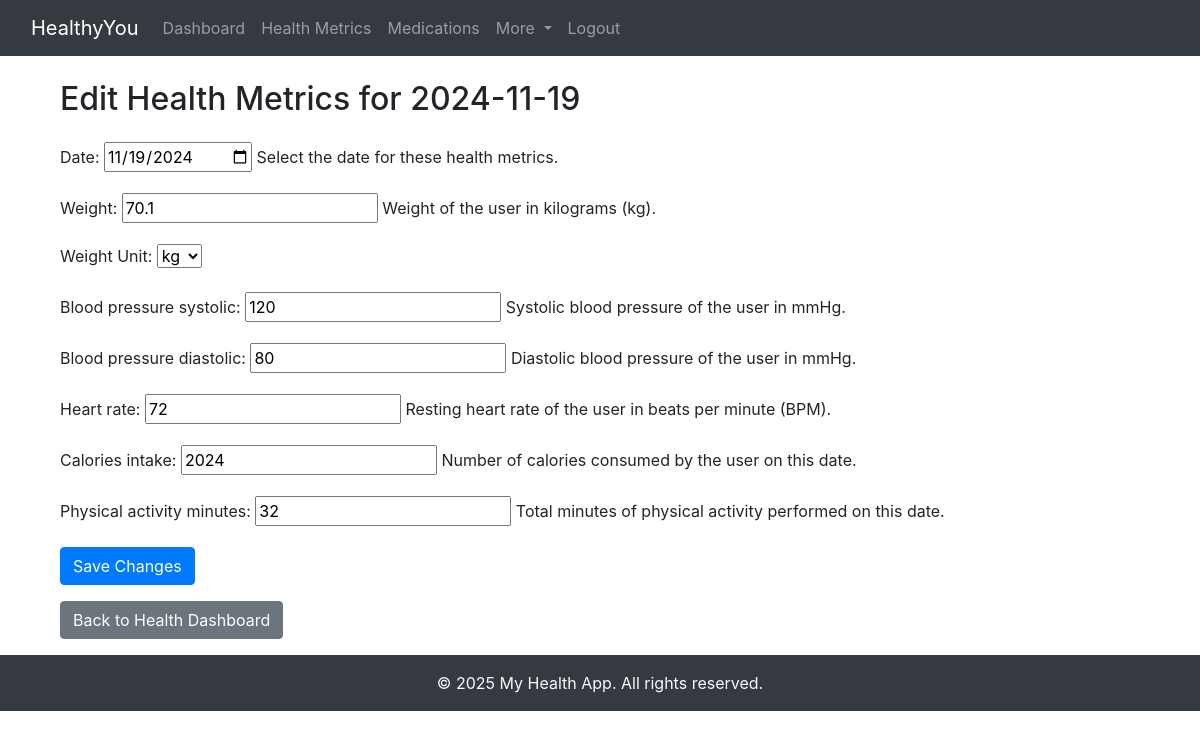
The page /health/edit/2024-11-19/ (signed in) on the database its author committed.
### health/models.py (models this page shows, shortened)
class HealthMetric(models.Model):
    user = models.ForeignKey(
        User,
        on_delete=models.CASCADE,  # Automatically deletes metrics if the user is deleted
        help_text="The user associated with these health metrics."
    )
    date = models.DateField(
        help_text="Select the date for these health metrics."
    )
    weight = models.FloatField(
        help_text="Weight of the user in kilograms (kg)."
    )
    blood_pressure_systolic = models.IntegerField(
        null=True,  # Allows null values in the database
        blank=True,  # Optional field in forms and admin interface
        help_text="Systolic blood pressure of the user in mmHg."
    )
    blood_pressure_diastolic = models.IntegerField(
        null=True,
        blank=True,
        help_text="Diastolic blood pressure of the user in mmHg."
    )
    heart_rate = models.IntegerField(
        null=True,
        blank=True,
        help_text="Resting heart rate of the user in beats per minute (BPM)."
    )
    calories_intake = models.IntegerField(
        null=True,
        blank=True,
        help_text="Number of calories consumed by the user on this date."
    )
    physical_activity_minutes = models.IntegerField(
        null=True,
        blank=True,
        help_text="Total minutes of physical activity performed on this date."
    )

### health/views.py (the view)
@login_required
def health_edit_entry(request, entry_date):
    try:
        entry_date_obj = datetime.datetime.strptime(entry_date, '%Y-%m-%d').date()
    except ValueError:
        return redirect('health_dashboard')
    entry = get_object_or_404(HealthMetric, user=request.user, date=entry_date_obj)
    if request.method == 'POST':
        form = HealthMetricForm(request.POST, instance=entry)
        if form.is_valid():
            form.save()
            return redirect('health_dashboard')
    else:
        form = HealthMetricForm(instance=entry)
    return render(request, 'health/health_edit_entry.html', {'form': form, 'entry_date': entry_date})

### health/forms.py (shortened to what this page needs)
class HealthMetricForm(forms.ModelForm):
    WEIGHT_UNIT_CHOICES = (
        ('kg', 'kg'),
        ('lbs', 'lbs'),
    )
    weight_unit = forms.ChoiceField(
        choices=WEIGHT_UNIT_CHOICES,
        initial='kg',  # Default value set to kg
        label="Weight Unit"  # Display label for the field
    )
    class Meta:
        model = HealthMetric
        fields = [
            'date',
            'weight',
            'weight_unit',
            'blood_pressure_systolic',
            'blood_pressure_diastolic',
            'heart_rate',
            'calories_intake',
            'physical_activity_minutes',
        ]
        widgets = {
            'date': forms.DateInput(attrs={'type': 'date'}),  # HTML date input for improved UX
        }

### health/templates/health/health_edit_entry.html (shortened to what this page needs)
{% extends "base.html" %}
{% block content %}
<div class="container mt-4">
  <h2 class="mb-4">Edit Health Metrics for {{ entry_date }}</h2>
  <form method="post">
    {{ form.as_p }}
    <button type="submit" class="btn btn-primary">Save Changes</button>
  </form>
  <p class="mt-3">
    <a href="{% url 'health_dashboard' %}" class="btn btn-secondary">Back to Health Dashboard</a>
  </p>
</div>
{% endblock %}

### rows shown on the page
HealthMetric: date "11/19/2024", weight "70.1", blood_pressure_systolic "120", blood_pressure_diastolic "80", heart_rate "72", calories_intake "2024", physical_activity_minutes "32"

### other values the page prints
{{ entry_date }} "2024-11-19"
